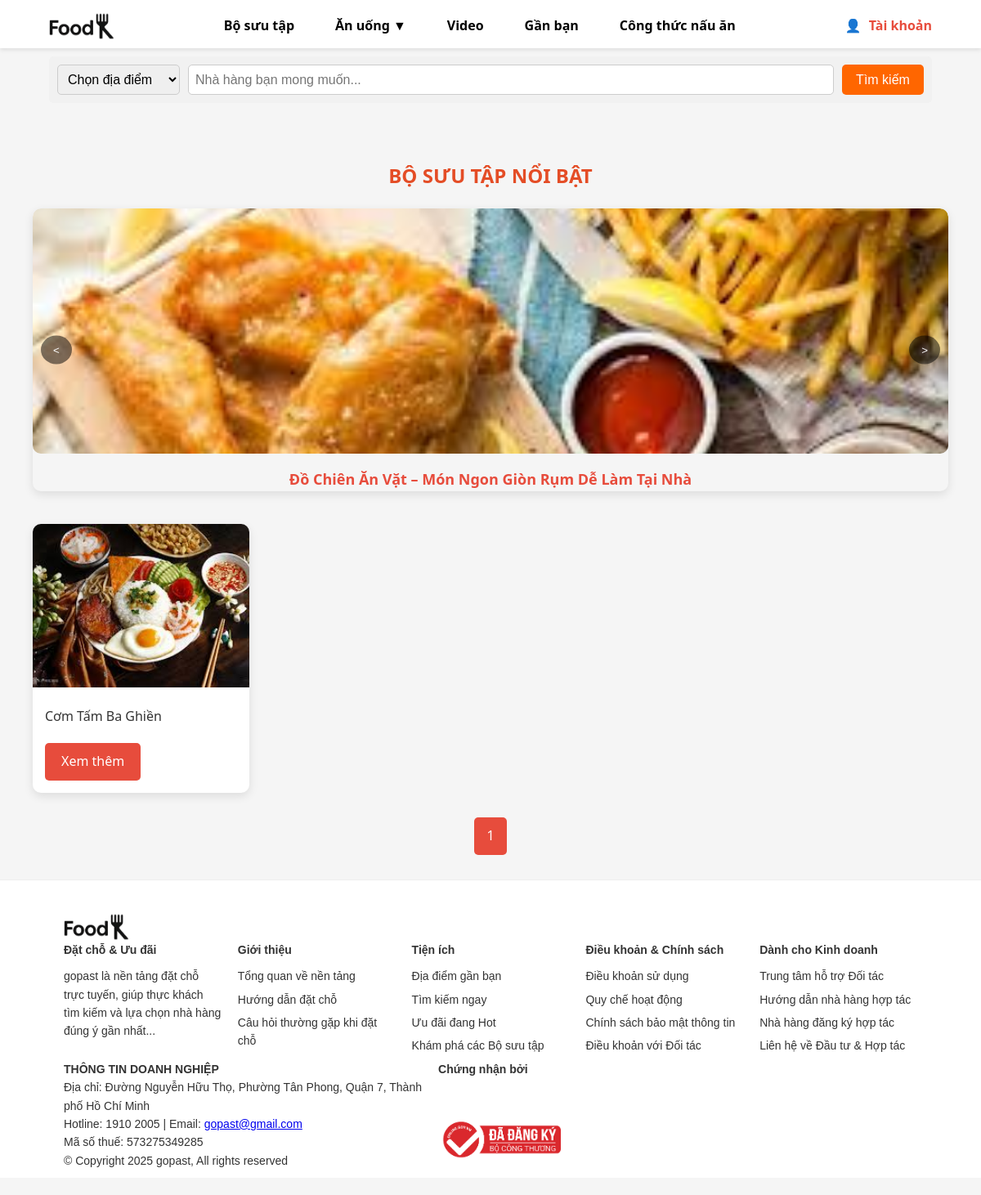
The page /bosuutap.php?location=Món chay on the database its author committed.
### tables this page shows
CREATE TABLE `baiviet` (
  `id` int(11) NOT NULL,
  `tieude` varchar(255) NOT NULL,
  `noidung` text NOT NULL,
  `tacgia_id` int(11) DEFAULT NULL,
  `ngay_dang` date DEFAULT curdate(),
  `anh_minh_hoa` varchar(255) DEFAULT NULL,
  `danh_muc` varchar(50) DEFAULT NULL,
  `thoi_gian_chuan_bi` int(11) DEFAULT NULL COMMENT 'Thời gian chuẩn bị (phút)',
  `thoi_gian_nau` int(11) DEFAULT NULL COMMENT 'Thời gian nấu (phút)',
  `so_khau_phan` int(11) DEFAULT NULL COMMENT 'Số khẩu phần (người)',
  `muc_do_kho` enum('Dễ','Trung bình','Khó') DEFAULT NULL COMMENT 'Mức độ khó của công thức',
  `thong_tin_dinh_duong` text DEFAULT NULL COMMENT 'Thông tin dinh dưỡng'
);

### bosuutap.php (the view, shortened to what this page needs)
<?php
include 'config/database.php';
include 'includes/header.php';
$posts_per_page = 8;
$page = isset($_GET['page']) && is_numeric($_GET['page']) ? (int)$_GET['page'] : 1;
$offset = ($page - 1) * $posts_per_page;
$search = isset($_GET['search']) ? $_GET['search'] : '';
$location = isset($_GET['location']) ? $_GET['location'] : '';
$query_count = "SELECT COUNT(*) as total FROM baiviet WHERE tieude LIKE :search";
if (!empty($location)) {
    $query_count .= " AND danh_muc = :location";
}
$stmt_count = $conn->prepare($query_count);
$searchParam = "%$search%";
$stmt_count->bindParam(':search', $searchParam, PDO::PARAM_STR);
if (!empty($location)) {
    $stmt_count->bindParam(':location', $location, PDO::PARAM_STR);
}
$stmt_count->execute();
$total_posts = $stmt_count->fetch(PDO::FETCH_ASSOC)['total'];
$total_pages = ceil($total_posts / $posts_per_page);
?>
<div class="main-container">
  <section class="bs-content">
    <div class="bs-label-section">
      <div class="bs-label-title">Bộ Sưu Tập Nổi Bật</div>
      <div class="bs-slider">
        <div class="bs-slider-wrapper">
          <?php
          $stmt = $conn->prepare("SELECT * FROM baiviet ORDER BY ngay_dang DESC LIMIT 3");
          $stmt->execute();
          $featuredPosts = $stmt->fetchAll(PDO::FETCH_ASSOC);
          foreach ($featuredPosts as $featured) {
            echo "
            <div class='bs-slider-item'>
              <a href='baiviet.php?id={$featured['id']}'>
                <img src='/WebBlogsFood/{$featured['anh_minh_hoa']}' alt='{$featured['tieude']}' />
              </a>
              <p>{$featured['tieude']}</p>
            </div>
            ";
          }
          ?>
        </div>
        <button class="bs-slider-prev">&lt;</button>
        <button class="bs-slider-next">&gt;</button>
      </div>
    </div>
    <div class="bs-card-section">
      <?php
      $query = "SELECT * FROM baiviet WHERE tieude LIKE :search";
      if (!empty($location)) {
        $query .= " AND danh_muc = :location";
      }
      $query .= " LIMIT :limit OFFSET :offset";
      $stmt = $conn->prepare($query);
      $searchParam = "%$search%";
      $stmt->bindParam(':search', $searchParam, PDO::PARAM_STR);
      if (!empty($location)) {
        $stmt->bindParam(':location', $location, PDO::PARAM_STR);
      }
      $stmt->bindParam(':limit', $posts_per_page, PDO::PARAM_INT);
      $stmt->bindParam(':offset', $offset, PDO::PARAM_INT);
      $stmt->execute();
      $baiviets = $stmt->fetchAll(PDO::FETCH_ASSOC);
      foreach ($baiviets as $baiviet) {
        echo "
        <div class='bs-card'>
          <div class='bs-card-image'>
            <img src='/WebBlogsFood/{$baiviet['anh_minh_hoa']}' alt='{$baiviet['tieude']}' />
          </div>
          <div class='bs-card-content'>
            <p>{$baiviet['tieude']}</p>
            <a href='an_uongV2.php?id={$baiviet['id']}' class='btn-view'>Xem thêm</a>
          </div>
        </div>
        ";
      }
      ?>
    </div>
    <div class="pagination">
      <?php
      $query_string = http_build_query([
          'search' => $search,
          'location' => $location
      ]);
      for ($i = 1; $i <= $total_pages; $i++) {
          if ($i == $page) {
              echo "<a href='bosuutap.php?page=$i&$query_string' class='pagination-link active'>$i</a>";
          } else {
              echo "<a href='bosuutap.php?page=$i&$query_string' class='pagination-link'>$i</a>";
          }
      }
      ?>
    </div>
  </section>
</div>
<?php include 'includes/footer.php';  ?>

### static/Lv2/css/header.css (style rules this page uses)
* { margin: 0; padding: 0; box-sizing: border-box; }
body { font-family: Arial, sans-serif; background-color: #f8f8f8; }
img { width: 100%; height: 100%; object-fit: contain; }
html, body { height: 100%; margin: 0; }

### assets/css/style.css (style rules this page uses)
* { margin: 0; padding: 0; box-sizing: border-box; }
body { font-family: Arial, sans-serif; background-color: #fff; }

### assets/css/login.css (style rules this page uses)
body { font-family: Arial, sans-serif; margin: 0; padding: 0; background-color: #f8f8f8; }

### assets/css/forgot.css (style rules this page uses)
body { font-family: Arial, sans-serif; margin: 0; padding: 0; background-color: #f8f8f8; }

### assets/css/register.css (style rules this page uses)
body { font-family: Arial, sans-serif; margin: 0; padding: 0; background-color: #f8f8f8; }

### assets/css/CongThucV2.css (style rules this page uses)
* { box-sizing: border-box; margin: 0; padding: 0; }
body { font-family: "Poppins", sans-serif; background-color: #f5f5f5; color: #333; line-height: 1.6; }

### static/Lv2/css/style_anuong.css (style rules this page uses)
body { font-family: sans-serif; margin: 0; padding: 0; }

### static/Lv2/css/style_bosuutap.css (style rules this page uses)
.main-container { max-width: 1200px; margin: 0 auto; padding: 0 20px; }
.bs-content { padding: 30px 20px; }
.bs-label-section { margin-bottom: 40px; }
.bs-label-section .bs-label-title { font-size: 24px; font-weight: bold; text-align: center; margin-bottom: 20px; color: #e44d26; text-transform: uppercase; }
.bs-slider { position: relative; width: 100%; max-width: 1200px; margin: 20px auto; overflow: hidden; border-radius: 10px; box-shadow: 0 4px 12px rgba(0, 0, 0, 0.1); }
.bs-slider-wrapper { display: flex; transition: transform 0.5s ease-in-out; }
.bs-slider-item { min-width: 100%; text-align: center; position: relative; }
.bs-slider-item img { width: 100%; height: 300px; object-fit: cover; border-radius: 10px; }
.bs-slider-item p { margin-top: 10px; font-size: 18px; font-weight: bold; color: #e74c3c; }
.bs-slider-prev, .bs-slider-next { position: absolute; top: 50%; transform: translateY(-50%); background-color: rgba(0, 0, 0, 0.5); color: white; border: none; padding: 10px 15px; cursor: pointer; border-radius: 50%; z-index: 10; transition: background-color 0.3s ease; }
.bs-slider-prev { left: 10px; }
.bs-slider-next { right: 10px; }
.bs-card-section { display: grid; grid-template-columns: repeat(4, 1fr); gap: 20px; justify-content: center; margin-bottom: 30px; }
.bs-card { background-color: #fff; border-radius: 10px; overflow: hidden; box-shadow: 0 4px 12px rgba(0, 0, 0, 0.1); transition: transform 0.3s ease, box-shadow 0.3s ease; animation: fadeInUp 0.5s ease-in-out; }
.bs-card-image img { width: 100%; height: 200px; object-fit: cover; transition: transform 0.5s ease; }
.bs-card-content { padding: 15px; }
.bs-card-content p { font-size: 16px; color: #333; margin-bottom: 10px; }
.btn-view { display: inline-block; padding: 10px 15px; background-color: #e74c3c; color: #fff; text-decoration: none; border-radius: 5px; transition: background-color 0.3s ease; }
.pagination { display: flex; justify-content: center; margin-top: 20px; }
.pagination-link { margin: 0 5px; padding: 10px 15px; background-color: #e74c3c; color: white; text-decoration: none; border-radius: 5px; transition: background-color 0.3s ease; }

### static/Lv2/css/style_congthuc.css (style rules this page uses)
body { font-family: "Segoe UI", "Arial", sans-serif; margin: 0; padding: 0; line-height: 1.6; background-color: #f5f5f5; color: #333; }
.main-container { max-width: 1200px; margin: 0 auto; padding: 0 20px; }

### static/Lv2/css/style_video.css (style rules this page uses)
* { box-sizing: border-box; margin: 0; padding: 0; }
html, body { margin: 0; padding: 0; }
body { font-family: "Segoe UI", "Arial", sans-serif; margin: 0; padding: 0; line-height: 1.6; background-color: #f5f5f5; color: #333; }
.btn-view { display: inline-block; margin-top: 10px; padding: 10px 20px; background-color: #e74c3c; color: white; text-align: center; text-decoration: none; border-radius: 5px; transition: background-color 0.3s ease; }

### rows shown on the page
baiviet: anh_minh_hoa (picture), tieude "Đồ Chiên Ăn Vặt – Món Ngon Giòn Rụm Dễ Làm Tại Nhà"
baiviet: anh_minh_hoa (picture), tieude "Cơm Tấm Ba Ghiền"
